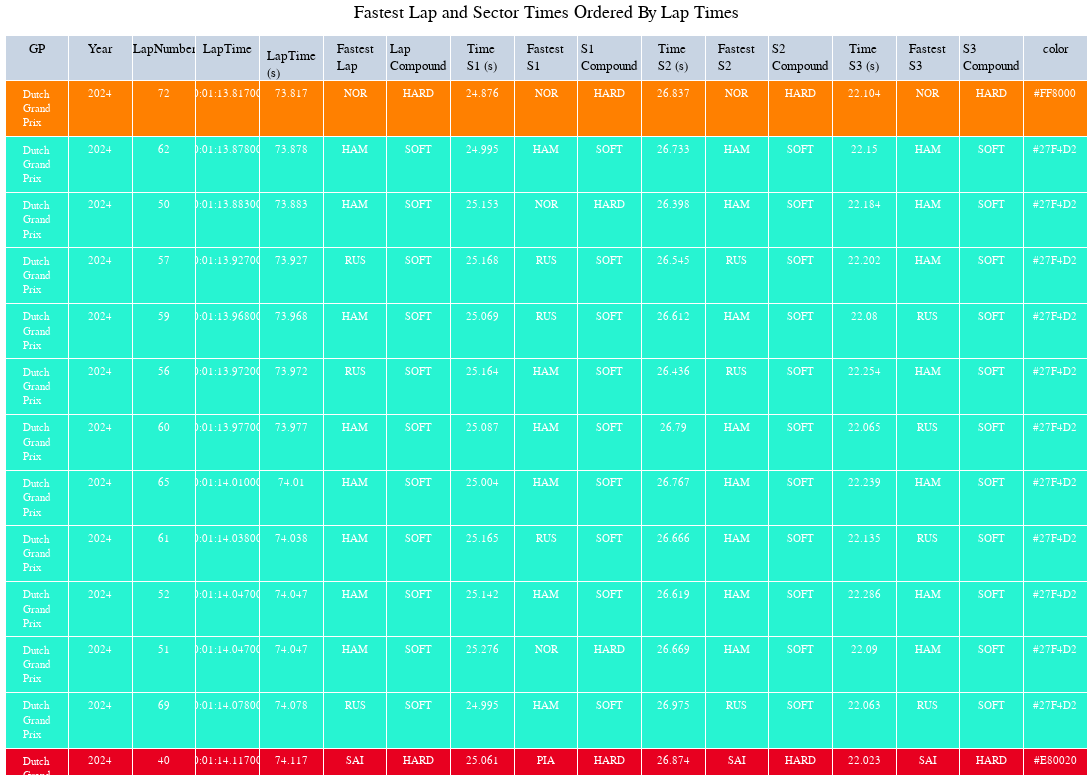

Source (notebook cell):
### Code cell
import plotly.graph_objects as go
# colors = n_colors('rgb(255, 200, 200)', 'rgb(200, 0, 0)', 9, colortype='rgb')

fig2 = go.Figure(go.Table
 (header={"values": LapTime_ordered.columns},
  cells=dict(
    values=LapTime_ordered.T.values,
    fill_color=[LapTime_ordered.color],
    align='center', font=dict(color='white', size=11)
    ))
 )

# fig2.update_layout(
#     updatemenus=[
#         {
#             "buttons": [
#                 {
#                     "label": c,
#                     "method": "update",
#                     "args": [
#                         {
#                             "cells": {
#                                 "values": LapTime_ordered.T.values
#                                 if c == "All"
#                                 else LapTime_ordered.loc[LapTime_ordered["LapNumber"].eq(c)].T.values
#                             }
#                         }
#                     ],
#                 }
#                 for c in ["All"] + LapTime_ordered["LapNumber"].unique().tolist()
#             ]
#         }
#     ]
# )

fig2.update_layout(
    title="Fastest Lap and Sector Times Ordered By Lap Times",
        title_x=0.5,
    yaxis = dict(tickfont = dict(size=15)),
    xaxis = dict(tickfont = dict(size=15)),
    font=dict(
        family="PT Sans Narrow",
        size=13,
        color="Black"
    ),
    height=780,
    width=1200,
    title_font_family="PT Sans Narrow",
    margin=dict(l=5, r=5, t=35, b=5),
)


fig2.show()

### Figure 1 — Plotly figure (JSON) as saved in the notebook; plotly's stock layout.template omitted (floating-point values rounded to 4 significant figures; data arrays with more than 128 entries replaced by an {"elided": "..."} marker saying what was removed)
{"data": [{"cells": {"align": "center", "fill": {"color": [["#FF8000", "#27F4D2", "#27F4D2", "#27F4D2", "#27F4D2", "#27F4D2", "#27F4D2", "#27F4D2", "#27F4D2", "#27F4D2", "#27F4D2", "#27F4D2", "#E80020", "#27F4D2", "#27F4D2", "#27F4D2", "#FF8000", "#27F4D2", "#27F4D2", "#27F4D2", "#FF8000", "#FF8000", "#27F4D2", "#FF8000", "#FF8000", "#64C4FF", "#FF8000", "#27F4D2", "#FF8000", "#FF8000", "#FF8000", "#FF8000", "#FF8000", "#27F4D2", "#FF8000", "#FF8000", "#FF8000", "#FF8000", "#FF8000", "#E80020", "#E80020", "#FF8000", "#FF8000", "#FF8000", "#3860C6", "#64C4FF", "#64C4FF", "#6692FF", "#FF8000", "#FF8000", "#FF8000", "#6692FF", "#27F4D2", "#FF8000", "#FF8000", "#B6BABD", "#B6BABD", "#FF8000", "#B6BABD", "#3860C6", "#E80020", "#3860C6", "#3860C6", "#FF8000", "#3860C6", "#FF8000", "#FF8000", "#3860C6", "#64C4FF", "#3860C6", "#FF8000", "#FF8000"]]}, "font": {"color": "white", "size": 11}, "values": {"elided": "17x72 mixed values"}}, "header": {"values": ["GP", "Year", "LapNumber", "LapTime", "LapTime (s)", "Fastest Lap", "Lap Compound", "Time S1 (s)", "Fastest S1", "S1 Compound", "Time S2 (s)", "Fastest S2", "S2 Compound", "Time S3 (s)", "Fastest S3", "S3 Compound", "color"]}, "type": "table"}], "layout": {"font": {"color": "Black", "family": "PT Sans Narrow", "size": 13}, "height": 780, "margin": {"b": 5, "l": 5, "r": 5, "t": 35}, "title": {"font": {"family": "PT Sans Narrow"}, "text": "Fastest Lap and Sector Times Ordered By Lap Times", "x": 0.5}, "width": 1200, "xaxis": {"tickfont": {"size": 15}}, "yaxis": {"tickfont": {"size": 15}}}}
